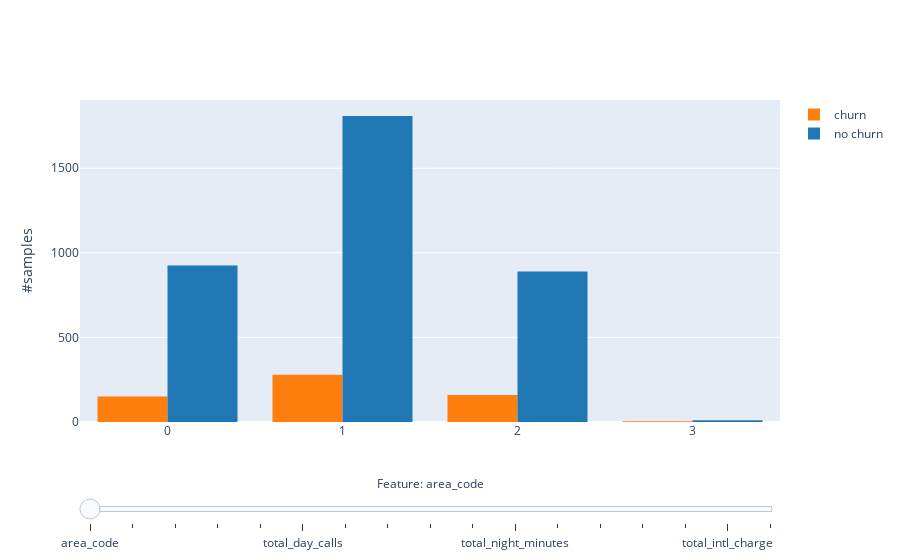

Here is the notebook cell this chart was saved with:
### Code cell
def create_churn_trace(col, visible=False):
    return go.Histogram(
        x=churn[col],
        name='churn',
        marker = dict(color = colors[1]),
        visible=visible,
    )

def create_no_churn_trace(col, visible=False):
    return go.Histogram(
        x=no_churn[col],
        name='no churn',
        marker = dict(color = colors[0]),
        visible = visible,
    )

features_not_for_hist = ["state","account_length","churn"]
features_for_hist = [x for x in pre_df.columns if x not in features_not_for_hist]
active_idx = 0
traces_churn = [(create_churn_trace(col) if i != active_idx else create_churn_trace(col, visible=True)) for i, col in enumerate(features_for_hist)]
traces_no_churn = [(create_no_churn_trace(col) if i != active_idx else create_no_churn_trace(col, visible=True)) for i, col in enumerate(features_for_hist)]
data = traces_churn + traces_no_churn

n_features = len(features_for_hist)
steps = []
for i in range(n_features):
    step = dict(
        method = 'restyle',  
        args = ['visible', [False] * len(data)],
        label = features_for_hist[i],
    )
    step['args'][1][i] = True # Toggle i'th trace to "visible"
    step['args'][1][i + n_features] = True # Toggle i'th trace to "visible"
    steps.append(step)

sliders = [dict(
    active = active_idx,
    currentvalue = dict(
        prefix = "Feature: ", 
        xanchor= 'center',
    ),
    pad = {"t": 50},
    steps = steps,
)]

layout = dict(
    sliders=sliders,
    yaxis=dict(
        title='#samples',
        automargin=True,
    ),
)

fig = dict(data=data, layout=layout)

iplot(fig, filename='histogram_slider')

### Figure 1 — Plotly figure (JSON) as saved in the notebook; plotly's stock layout.template omitted (floating-point values rounded to 4 significant figures; data arrays with more than 128 entries replaced by an {"elided": "..."} marker saying what was removed)
{"data": [{"marker": {"color": "rgb(255, 127, 14)"}, "name": "churn", "type": "histogram", "visible": true, "x": {"elided": "594 int values"}}, {"marker": {"color": "rgb(255, 127, 14)"}, "name": "churn", "type": "histogram", "visible": false, "x": {"elided": "594 int values"}}, {"marker": {"color": "rgb(255, 127, 14)"}, "name": "churn", "type": "histogram", "visible": false, "x": {"elided": "594 int values"}}, {"marker": {"color": "rgb(255, 127, 14)"}, "name": "churn", "type": "histogram", "visible": false, "x": {"elided": "594 int values"}}, {"marker": {"color": "rgb(255, 127, 14)"}, "name": "churn", "type": "histogram", "visible": false, "x": {"elided": "594 float values"}}, {"marker": {"color": "rgb(255, 127, 14)"}, "name": "churn", "type": "histogram", "visible": false, "x": {"elided": "594 int values"}}, {"marker": {"color": "rgb(255, 127, 14)"}, "name": "churn", "type": "histogram", "visible": false, "x": {"elided": "594 float values"}}, {"marker": {"color": "rgb(255, 127, 14)"}, "name": "churn", "type": "histogram", "visible": false, "x": {"elided": "594 float values"}}, {"marker": {"color": "rgb(255, 127, 14)"}, "name": "churn", "type": "histogram", "visible": false, "x": {"elided": "594 int values"}}, {"marker": {"color": "rgb(255, 127, 14)"}, "name": "churn", "type": "histogram", "visible": false, "x": {"elided": "594 float values"}}, {"marker": {"color": "rgb(255, 127, 14)"}, "name": "churn", "type": "histogram", "visible": false, "x": {"elided": "594 float values"}}, {"marker": {"color": "rgb(255, 127, 14)"}, "name": "churn", "type": "histogram", "visible": false, "x": {"elided": "594 int values"}}, {"marker": {"color": "rgb(255, 127, 14)"}, "name": "churn", "type": "histogram", "visible": false, "x": {"elided": "594 float values"}}, {"marker": {"color": "rgb(255, 127, 14)"}, "name": "churn", "type": "histogram", "visible": false, "x": {"elided": "594 float values"}}, {"marker": {"color": "rgb(255, 127, 14)"}, "name": "churn", "type": "histogram", "visible": false, "x": {"elided": "594 int values"}}, {"marker": {"color": "rgb(255, 127, 14)"}, "name": "churn", "type": "histogram", "visible": false, "x": {"elided": "594 float values"}}, {"marker": {"color": "rgb(255, 127, 14)"}, "name": "churn", "type": "histogram", "visible": false, "x": {"elided": "594 int values"}}, {"marker": {"color": "rgb(31, 119, 180)"}, "name": "no churn", "type": "histogram", "visible": true, "x": {"elided": "3634 int values"}}, {"marker": {"color": "rgb(31, 119, 180)"}, "name": "no churn", "type": "histogram", "visible": false, "x": {"elided": "3634 int values"}}, {"marker": {"color": "rgb(31, 119, 180)"}, "name": "no churn", "type": "histogram", "visible": false, "x": {"elided": "3634 int values"}}, {"marker": {"color": "rgb(31, 119, 180)"}, "name": "no churn", "type": "histogram", "visible": false, "x": {"elided": "3634 int values"}}, {"marker": {"color": "rgb(31, 119, 180)"}, "name": "no churn", "type": "histogram", "visible": false, "x": {"elided": "3634 float values"}}, {"marker": {"color": "rgb(31, 119, 180)"}, "name": "no churn", "type": "histogram", "visible": false, "x": {"elided": "3634 int values"}}, {"marker": {"color": "rgb(31, 119, 180)"}, "name": "no churn", "type": "histogram", "visible": false, "x": {"elided": "3634 float values"}}, {"marker": {"color": "rgb(31, 119, 180)"}, "name": "no churn", "type": "histogram", "visible": false, "x": {"elided": "3634 float values"}}, {"marker": {"color": "rgb(31, 119, 180)"}, "name": "no churn", "type": "histogram", "visible": false, "x": {"elided": "3634 int values"}}, {"marker": {"color": "rgb(31, 119, 180)"}, "name": "no churn", "type": "histogram", "visible": false, "x": {"elided": "3634 float values"}}, {"marker": {"color": "rgb(31, 119, 180)"}, "name": "no churn", "type": "histogram", "visible": false, "x": {"elided": "3634 float values"}}, {"marker": {"color": "rgb(31, 119, 180)"}, "name": "no churn", "type": "histogram", "visible": false, "x": {"elided": "3634 int values"}}, {"marker": {"color": "rgb(31, 119, 180)"}, "name": "no churn", "type": "histogram", "visible": false, "x": {"elided": "3634 float values"}}, {"marker": {"color": "rgb(31, 119, 180)"}, "name": "no churn", "type": "histogram", "visible": false, "x": {"elided": "3634 float values"}}, {"marker": {"color": "rgb(31, 119, 180)"}, "name": "no churn", "type": "histogram", "visible": false, "x": {"elided": "3634 int values"}}, {"marker": {"color": "rgb(31, 119, 180)"}, "name": "no churn", "type": "histogram", "visible": false, "x": {"elided": "3634 float values"}}, {"marker": {"color": "rgb(31, 119, 180)"}, "name": "no churn", "type": "histogram", "visible": false, "x": {"elided": "3634 int values"}}], "layout": {"sliders": [{"active": 0, "currentvalue": {"prefix": "Feature: ", "xanchor": "center"}, "pad": {"t": 50}, "steps": [{"args": ["visible", [true, false, false, false, false, false, false, false, false, false, false, false, false, false, false, false, false, true, false, false, false, false, false, false, false, false, false, false, false, false, false, false, false, false]], "label": "area_code", "method": "restyle"}, {"args": ["visible", [false, true, false, false, false, false, false, false, false, false, false, false, false, false, false, false, false, false, true, false, false, false, false, false, false, false, false, false, false, false, false, false, false, false]], "label": "international_plan", "method": "restyle"}, {"args": ["visible", [false, false, true, false, false, false, false, false, false, false, false, false, false, false, false, false, false, false, false, true, false, false, false, false, false, false, false, false, false, false, false, false, false, false]], "label": "voice_mail_plan", "method": "restyle"}, {"args": ["visible", [false, false, false, true, false, false, false, false, false, false, false, false, false, false, false, false, false, false, false, false, true, false, false, false, false, false, false, false, false, false, false, false, false, false]], "label": "number_vmail_messages", "method": "restyle"}, {"args": ["visible", [false, false, false, false, true, false, false, false, false, false, false, false, false, false, false, false, false, false, false, false, false, true, false, false, false, false, false, false, false, false, false, false, false, false]], "label": "total_day_minutes", "method": "restyle"}, {"args": ["visible", [false, false, false, false, false, true, false, false, false, false, false, false, false, false, false, false, false, false, false, false, false, false, true, false, false, false, false, false, false, false, false, false, false, false]], "label": "total_day_calls", "method": "restyle"}, {"args": ["visible", [false, false, false, false, false, false, true, false, false, false, false, false, false, false, false, false, false, false, false, false, false, false, false, true, false, false, false, false, false, false, false, false, false, false]], "label": "total_day_charge", "method": "restyle"}, {"args": ["visible", [false, false, false, false, false, false, false, true, false, false, false, false, false, false, false, false, false, false, false, false, false, false, false, false, true, false, false, false, false, false, false, false, false, false]], "label": "total_eve_minutes", "method": "restyle"}, {"args": ["visible", [false, false, false, false, false, false, false, false, true, false, false, false, false, false, false, false, false, false, false, false, false, false, false, false, false, true, false, false, false, false, false, false, false, false]], "label": "total_eve_calls", "method": "restyle"}, {"args": ["visible", [false, false, false, false, false, false, false, false, false, true, false, false, false, false, false, false, false, false, false, false, false, false, false, false, false, false, true, false, false, false, false, false, false, false]], "label": "total_eve_charge", "method": "restyle"}, {"args": ["visible", [false, false, false, false, false, false, false, false, false, false, true, false, false, false, false, false, false, false, false, false, false, false, false, false, false, false, false, true, false, false, false, false, false, false]], "label": "total_night_minutes", "method": "restyle"}, {"args": ["visible", [false, false, false, false, false, false, false, false, false, false, false, true, false, false, false, false, false, false, false, false, false, false, false, false, false, false, false, false, true, false, false, false, false, false]], "label": "total_night_calls", "method": "restyle"}, {"args": ["visible", [false, false, false, false, false, false, false, false, false, false, false, false, true, false, false, false, false, false, false, false, false, false, false, false, false, false, false, false, false, true, false, false, false, false]], "label": "total_night_charge", "method": "restyle"}, {"args": ["visible", [false, false, false, false, false, false, false, false, false, false, false, false, false, true, false, false, false, false, false, false, false, false, false, false, false, false, false, false, false, false, true, false, false, false]], "label": "total_intl_minutes", "method": "restyle"}, {"args": ["visible", [false, false, false, false, false, false, false, false, false, false, false, false, false, false, true, false, false, false, false, false, false, false, false, false, false, false, false, false, false, false, false, true, false, false]], "label": "total_intl_calls", "method": "restyle"}, {"args": ["visible", [false, false, false, false, false, false, false, false, false, false, false, false, false, false, false, true, false, false, false, false, false, false, false, false, false, false, false, false, false, false, false, false, true, false]], "label": "total_intl_charge", "method": "restyle"}, {"args": ["visible", [false, false, false, false, false, false, false, false, false, false, false, false, false, false, false, false, true, false, false, false, false, false, false, false, false, false, false, false, false, false, false, false, false, true]], "label": "number_customer_service_calls", "method": "restyle"}]}], "yaxis": {"automargin": true, "title": {"text": "#samples"}}}}
